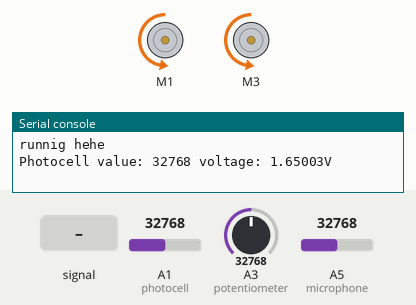
Bench run of a program on a simulated CircuitPython board. On the bench: 2 × DC motor (green arrow = forward, orange = backward, longer = faster), the last lines printed to the serial console. Inputs (shaded band) come from the test bench; at power-on: A1 (photocell) = 32768, A3 (potentiometer) = 32768, A5 (microphone) = 32768 (analog values on the 0–65535 scale).

Above: at 1.2 s.
1.3 s: A5 (microphone) fed a 200 Hz sine of ±29490 counts around its level
At 4.6 s:
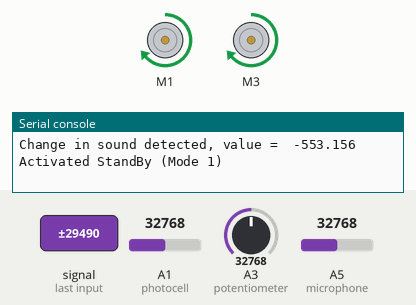
5.5 s: A1 (photocell) set to 34608
10.5 s: A1 (photocell) set to 36896
Timing chart, 0 to 18.5 s (numbered marks = the images above; inputs shaded):
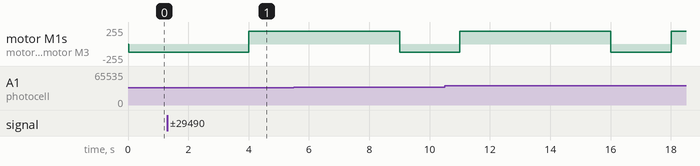

The program:

v1.motorsoundlight.py
```python
# Write your code here :-)
from adafruit_motorkit import MotorKit
import time
import board
import analogio
from adafruit_simplemath import map_range


# ------------
# Intialize the Motors
kit = MotorKit(i2c=board.I2C())

# Initialize analog input connected to photocell.
microphone = analogio.AnalogIn(board.A5)

# Initialize potentiometer connected to A3, power & ground
potentiometer = analogio.AnalogIn(board.A3)

# Initialize light sensor connected to A1
photocell = analogio.AnalogIn(board.A1)
# ------------

# --------------
# Make a function to convert from analog value to voltage.
def analog_voltage(adc):
    return adc.value / 65535 * adc.reference_voltage

# Function to convert the potentiometer values to volts
def get_voltage(pin):
    return (pin.value * 3.3) / 65536

# Function to convert the light sensor values to volts
def analog_voltage(adc):
    return adc.value / 65535 * adc.reference_voltage
# --------------

# set the min and max threshold values of the microphone
potentiomter_threshold_min = 250.0
potentiomter_threshold_max = 550.0

# initilialize variables to store the values in the while loop for comparison
oldSoundVal = 0
newSoundVal = 0
    # threshold = 450.0 - # this will be replaced by the potentiometer reading as the threshold

# 0 for default checking the values, once there is a difference, go to mode 1
# mode 1 - waits for sometime for the arthropod to perform the action and then go ahead for checking again
soundMode = 0
sleepTime = 5.0  # for mode 1 - seconds to wait for

# to keep track of the intDiff 's initated, and skip the first value - printing first value not reqd.
count = 0

#light sensor variables
ambientLight = []
oldVal = None
newVal = None
intDiff = 0
mode = 0


print("runnig hehe")


# Main loop reads value and voltage every second and prints them out.
while True:


    # --
    # microphone
    # convert to arduino 10-bit [1024] fromhere 16-bit [65536]
    sample = microphone.value / 64

    # equate the sample to newVal to compare in further iterations
    newSoundVal = sample

    if oldSoundVal is not None:
        intDiff = newSoundVal - oldSoundVal

    # equating this for the next iteration
    oldSoundVal = newSoundVal

    # --
    # potentiometer
    voltage = get_voltage(potentiometer)      # store the potentiometer voltage

    mapped_thresholdValue = int(map_range(voltage, 0,3.1, potentiomter_threshold_min, potentiomter_threshold_max))
    #print(mapped_thresholdValue)

    # check for the difference and print
    # (count!=0) - ignores the 1st change in sound since it is not predictable.
    # we check for both + and - since sound travels in a wave form (visualize the graph)
    if (count!=0) and intDiff > mapped_thresholdValue or intDiff < (-mapped_thresholdValue):
        print('\nThreshold currently set at:',mapped_thresholdValue)
        print("Change in sound detected, value = ", intDiff)
        print('Activated StandBy (Mode 1)\n')
        kit.motor1.throttle = 0.75
        kit.motor3.throttle = 0.75
        #time.sleep(5.0)
        time.sleep(sleepTime)
        soundMode = 1;
        print('Deactivated StandBy, checking for changes in sound...')
    else:
        kit.motor1.throttle = -0.5
        kit.motor3.throttle = -0.5
        #time.sleep(2)

    # this is to ensure the program continues after skipping the first intDiff value.
    if (count == 0):
        count+=1;

    # Read the light intensity and the voltage.
    newVal = photocell.value
    volts = analog_voltage(photocell)
    # Print the values:
    print('Photocell value: {0} voltage: {1}V'.format(newVal, volts))

    # Calculate the difference in intensity
    if oldVal is not None:
        intDiff = newVal - oldVal
        print(intDiff)

    # Update the latested measured value
    oldVal = newVal

    # Continue if the difference is smaller than 3000
    if abs(intDiff) < 3000:
        kit.motor1.throttle = -0.50
        kit.motor3.throttle = -0.50
        time.sleep(2.0)


    # If the difference is larger than 3000
    # Change mode, wait for 10 seconds, mode changes back to initial
    else:
        mode = 1
        print("Change in light detected, value = ", intDiff)
        print('Activated StandBy (Mode 1)\n')
        kit.motor1.throttle = 0.75
        kit.motor3.throttle = 0.75
        time.sleep(5.0)
        mode = 0


# Main loop reads value and voltage at every specific interval and prints it out.


#while True:
    #kit.motor1.throttle = -0.50
    #kit.motor3.throttle = -0.50
    #time.sleep(0.5)
    #kit.motor1.throttle = 0

    #time.sleep(0.5)
    #kit.motor3.throttle = 0
```

Measured:
- after the input at 1.3 s, motor M1, motor M3: backward 127/255 → forward 191/255 after 2.7 s
